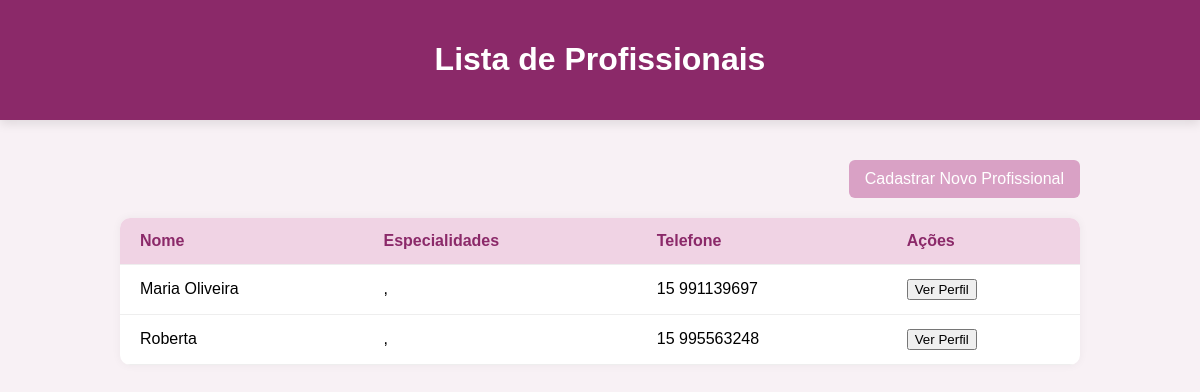
Page /admin/profissionais (signed in) on the committed database.
### backend/models.py (models this page shows, shortened)
class Profissional(UserMixin, db.Model):
    __tablename__ = 'profissionais'
    idProfissional = db.Column(db.Integer, primary_key=True)
    nome = db.Column(db.String(100), nullable=False)
    telefone = db.Column(db.String(20), nullable=False)
    email = db.Column(db.String(120), unique=True, nullable=False)
    senha_hash = db.Column(db.String(256), nullable=False)
    servicos = db.relationship('ProfissionalServico', back_populates='profissional', lazy=True)
    agendas = db.relationship('Agenda', back_populates='profissional', lazy=True)

class ProfissionalServico(db.Model):
    __tablename__ = 'profissional_servicos'
    idProfissionalServico = db.Column(db.Integer, primary_key=True)
    idProfissional = db.Column(db.Integer, db.ForeignKey('profissionais.idProfissional'), nullable=False)
    idServico = db.Column(db.Integer, db.ForeignKey('servicos.idServico'), nullable=False)
    profissional = db.relationship('Profissional', back_populates='servicos')
    servico = db.relationship('Servico', back_populates='profissional_servicos')
    agendamentos = db.relationship('Agendamento', back_populates='profissional_servico', lazy=True)

### backend/views.py (the view)
@app.route('/admin/profissionais')
@login_required
def admin_profissionais():
    if not isinstance(current_user._get_current_object(), Administrador):
        abort(403)
    profissionais = Profissional.query.all()
    return render_template('profissionais.html', profissionais=profissionais)

### backend/views.py (called while the page is built)
@login_manager.user_loader
def load_user(user_id):
    if user_id.startswith('admin-'):
        admin_id = user_id.split('-')[1]
        return Administrador.query.get(admin_id)
    elif user_id.startswith('prof-'):
        prof_id = user_id.split('-')[1]
        return Profissional.query.get(prof_id)
    else:
        return None

### templates/profissionais.html (shortened to what this page needs)
<!DOCTYPE html>
<html lang="pt-br">
<head>
  <link rel="stylesheet" href="/static/css/style-profissionais.css">
</head>
<body>
  <header>
    <h1>Lista de Profissionais</h1>
  </header>
  <main>
    <div class="topo">
      <a href="{{ url_for('cadastrar_profissional') }}">
        <button class="btn-novo">Cadastrar Novo Profissional</button>
      </a>
    </div>
    <table>
      <thead>
        <tr>
          <th>Nome</th>
          <th>Especialidades</th>
          <th>Telefone</th>
          <th>Ações</th>
        </tr>
      </thead>
      <tbody>
        {% if profissionais %}
          {% for profissional in profissionais %}
            <tr>
              <td>{{ profissional.nome }}</td>
              <td>
                {% for servico in profissional.servicos %}
                  {{ servico.nome }}{% if not loop.last %}, {% endif %}
                {% endfor %}
              </td>
              <td>{{ profissional.telefone }}</td>
              <td>
                <a href="{{ url_for('servico_profissional', profissional_id=profissional.idProfissional) }}">
                  <button>Ver Perfil</button>
                </a>
              </td>
            </tr>
          {% endfor %}
        {% else %}
          <tr>
            <td colspan="4">Nenhum profissional cadastrado.</td>
          </tr>
        {% endif %}
      </tbody>
    </table>
  </main>
</body>
</html>

### static/css/style-profissionais.css (style rules this page uses)
body { font-family: Arial, Helvetica, sans-serif; margin: 0; background-color: #f8f1f5; }
header { background-color: #8b2969; padding: 20px; color: white; text-align: center; box-shadow: 0 4px 10px rgba(0,0,0,0.1); }
main { padding: 40px 10%; }
.topo { display: flex; justify-content: flex-end; margin-bottom: 20px; }
.btn-novo { background-color: #d9a1c5; color: white; border: none; padding: 10px 16px; font-size: 16px; border-radius: 6px; cursor: pointer; transition: background 0.3s; }
table { width: 100%; border-collapse: collapse; background-color: white; box-shadow: 0 0 10px rgba(0,0,0,0.05); border-radius: 10px; overflow: hidden; }
th, td { padding: 14px 20px; text-align: left; border-bottom: 1px solid #eee; }
th { background-color: #f0d3e4; color: #8b2969; font-weight: bold; }

### rows in the picture
Profissional: nome "Maria Oliveira", telefone "15 991139697"
Profissional: nome "Roberta", telefone "15 995563248"
